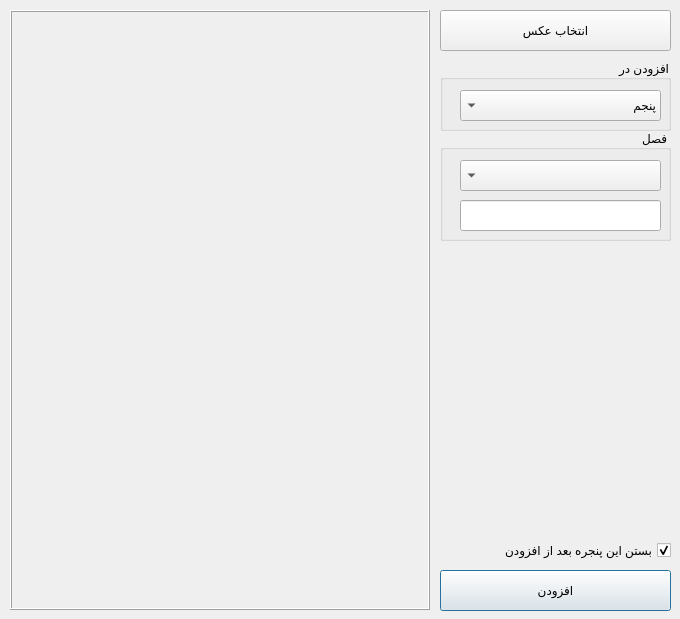
<?xml version="1.0" encoding="UTF-8"?>
<ui version="4.0">
 <class>addlesson</class>
 <widget class="QDialog" name="addlesson">
  <property name="geometry">
   <rect>
    <x>0</x>
    <y>0</y>
    <width>680</width>
    <height>619</height>
   </rect>
  </property>
  <property name="minimumSize">
   <size>
    <width>600</width>
    <height>320</height>
   </size>
  </property>
  <property name="windowTitle">
   <string>Dialog</string>
  </property>
  <property name="layoutDirection">
   <enum>Qt::RightToLeft</enum>
  </property>
  <widget class="QLabel" name="picLabel">
   <property name="geometry">
    <rect>
     <x>10</x>
     <y>10</y>
     <width>420</width>
     <height>600</height>
    </rect>
   </property>
   <property name="layoutDirection">
    <enum>Qt::LeftToRight</enum>
   </property>
   <property name="frameShape">
    <enum>QFrame::Box</enum>
   </property>
   <property name="frameShadow">
    <enum>QFrame::Raised</enum>
   </property>
   <property name="text">
    <string/>
   </property>
  </widget>
  <widget class="QGroupBox" name="groupBox">
   <property name="geometry">
    <rect>
     <x>440</x>
     <y>130</y>
     <width>231</width>
     <height>111</height>
    </rect>
   </property>
   <property name="title">
    <string>فصل</string>
   </property>
   <widget class="QComboBox" name="comboBoxCat">
    <property name="geometry">
     <rect>
      <x>20</x>
      <y>30</y>
      <width>201</width>
      <height>31</height>
     </rect>
    </property>
   </widget>
   <widget class="QLineEdit" name="lineEditOther">
    <property name="geometry">
     <rect>
      <x>20</x>
      <y>70</y>
      <width>201</width>
      <height>31</height>
     </rect>
    </property>
   </widget>
  </widget>
  <widget class="QPushButton" name="pushButtonAdd">
   <property name="geometry">
    <rect>
     <x>440</x>
     <y>570</y>
     <width>231</width>
     <height>41</height>
    </rect>
   </property>
   <property name="text">
    <string>افزودن</string>
   </property>
  </widget>
  <widget class="QGroupBox" name="groupBox_2">
   <property name="geometry">
    <rect>
     <x>440</x>
     <y>60</y>
     <width>231</width>
     <height>71</height>
    </rect>
   </property>
   <property name="title">
    <string>افزودن در</string>
   </property>
   <widget class="QComboBox" name="comboBoxGradeCat">
    <property name="geometry">
     <rect>
      <x>20</x>
      <y>30</y>
      <width>201</width>
      <height>31</height>
     </rect>
    </property>
    <item>
     <property name="text">
      <string>پنجم</string>
     </property>
    </item>
    <item>
     <property name="text">
      <string>ششم</string>
     </property>
    </item>
    <item>
     <property name="text">
      <string>هفتم</string>
     </property>
    </item>
    <item>
     <property name="text">
      <string>هشتم</string>
     </property>
    </item>
    <item>
     <property name="text">
      <string>اول متوسطه</string>
     </property>
    </item>
    <item>
     <property name="text">
      <string>دوم متوسطه</string>
     </property>
    </item>
    <item>
     <property name="text">
      <string>آمار</string>
     </property>
    </item>
    <item>
     <property name="text">
      <string>سوم (ریاضی)</string>
     </property>
    </item>
    <item>
     <property name="text">
      <string>سوم (تجربی)</string>
     </property>
    </item>
    <item>
     <property name="text">
      <string>چهارم (ریایضی)</string>
     </property>
    </item>
    <item>
     <property name="text">
      <string>چهارم (تجربی)</string>
     </property>
    </item>
   </widget>
  </widget>
  <widget class="QPushButton" name="pushButtonBrowse">
   <property name="geometry">
    <rect>
     <x>440</x>
     <y>10</y>
     <width>231</width>
     <height>41</height>
    </rect>
   </property>
   <property name="text">
    <string>انتخاب عکس</string>
   </property>
  </widget>
  <widget class="QCheckBox" name="checkBox">
   <property name="geometry">
    <rect>
     <x>450</x>
     <y>540</y>
     <width>221</width>
     <height>20</height>
    </rect>
   </property>
   <property name="text">
    <string>بستن این پنجره بعد از افزودن</string>
   </property>
   <property name="checked">
    <bool>true</bool>
   </property>
  </widget>
  <zorder>groupBox</zorder>
  <zorder>groupBox_2</zorder>
  <zorder>picLabel</zorder>
  <zorder>pushButtonAdd</zorder>
  <zorder>pushButtonBrowse</zorder>
  <zorder>checkBox</zorder>
 </widget>
 <resources/>
 <connections/>
</ui>
